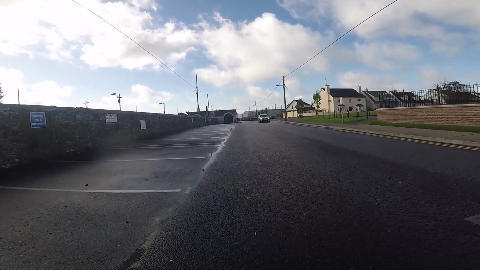
#> input picture images_out/frame1.png, 480 x 270 px, found by its file name
$ python TextTest.py
#> lines starting #> are read from the running program, lines starting #| are printed output that depends on the picture; after the words box and inside, x2 and y2 are one past the last pixel; in counts of white or black regions, pixels touching at a corner belong together
import cv2
import numpy as np

frame = cv2.imread('output/frame1.png')
#> frame is the input picture: shape (270, 480, 3); mean B, G, R 116.7, 109.5, 108.2

dims = frame.shape[:2]
#> dims = (270, 480)
cv2.putText(frame, 'WARNING', (dims[1]-300, 50), cv2.FONT_HERSHEY_DUPLEX, 2.0, (0, 0, 255), 2, cv2.LINE_AA)
cv2.putText(frame, 'WARNING', (20, 50), cv2.FONT_HERSHEY_DUPLEX, 2.0, (0, 0, 255), 2, cv2.LINE_AA)
cv2.putText(frame, 'SAFE', (int(dims[1]/2)-50, 50), cv2.FONT_HERSHEY_DUPLEX, 2.0, (0, 255, 0), 2, cv2.LINE_AA)
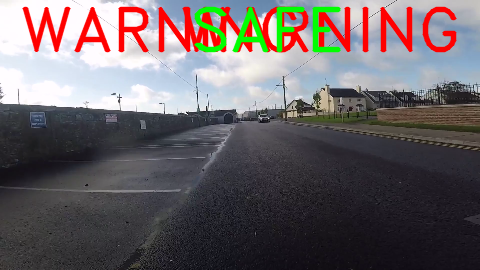
#> frame: shape (270, 480, 3); mean B, G, R 102.4, 100.2, 107.9
cv2.imshow('result', frame)
cv2.waitKey(0)

frame2 = np.hstack([frame, frame])
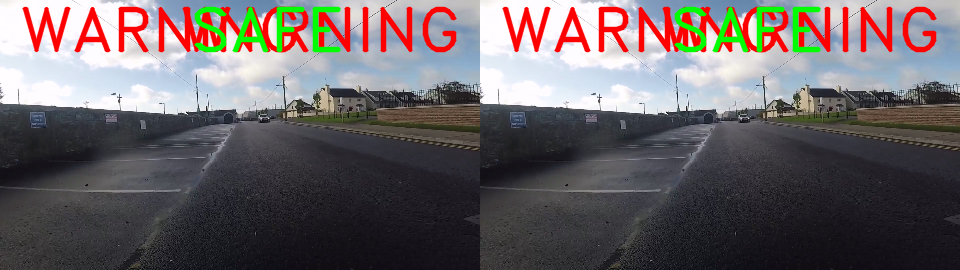
#> frame2: shape (270, 960, 3); mean B, G, R 102.4, 100.2, 107.9
frame2 = cv2.resize(frame2, (0, 0), fx=0.5, fy=0.5)
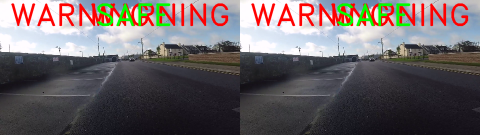
#> frame2: shape (135, 480, 3); mean B, G, R 102.5, 100.3, 108
dims2 = frame2.shape[:2]
#> dims2 = (135, 480)
cv2.putText(frame2, 'SAFE', (int(dims2[1]/2)-40, 25), cv2.FONT_HERSHEY_DUPLEX, 1.0, (0, 255, 0), 2, cv2.LINE_AA)
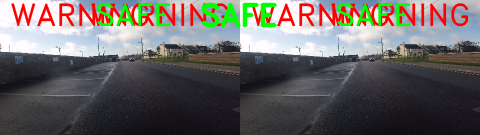
#> frame2: shape (135, 480, 3); 1.79% of pixels changed, all inside (x1, y1, x2, y2) = (201, 2, 277, 28)
cv2.imshow('result2', frame2)
cv2.waitKey(0)

$ run again, with images_out/frame108.png copied over images_out/frame1.png
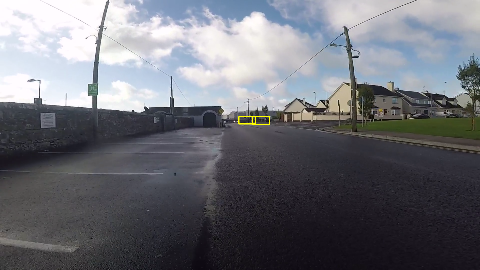
#> input picture images_out/frame108.png, 480 x 270 px, found by its file name
#> frame is the input picture: shape (270, 480, 3); mean B, G, R 116.6, 109.9, 108.4
#> `cv2.putText(frame, 'SAFE', (int(dims[1]/2)-50, 50), cv2.FONT_HERSHEY_D..`:
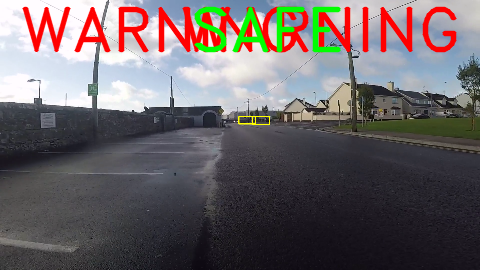
#> frame: shape (270, 480, 3); mean B, G, R 102.7, 100.8, 108.3
#> `cv2.putText(frame2, 'SAFE', (int(dims2[1]/2)-40, 25), cv2.FONT_HERSHEY..`:
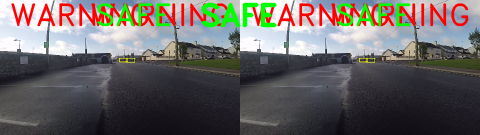
#> frame2: shape (135, 480, 3); mean B, G, R 100.6, 102.2, 105.6
